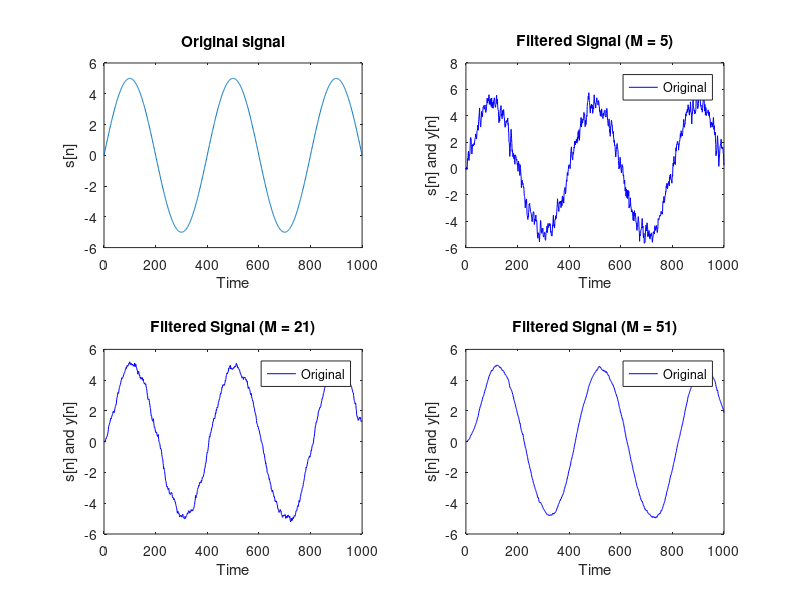

Here is the MATLAB script that generated this plot:
M = [5, 21, 51]; 
n = 0:1000;
wn = pi / 200;
sn = 5 * sin(wn * n);
vn = randn(1, 1001);
xn = sn + vn;

figure;

for i = 1:length(M)
    hn = ones(1, M(i)) / M(i);
    yn = conv(xn, hn, 'full');

    subplot(2,2,1);
    plot(n, sn);
    xlabel('Time');
    ylabel('s[n]');
    title('Original signal');

    subplot(2,2,i+1);
    plot(n, yn(1:length(n)), 'b');
    xlabel('Time');
    ylabel('s[n] and y[n]');
    title(['Filtered Signal (M = ' num2str(M(i)) ')']);
    legend('Original', 'Filtered');
end
